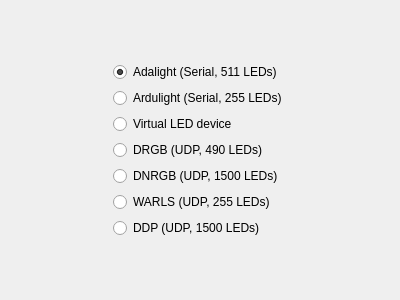
<?xml version="1.0" encoding="UTF-8"?>
<ui version="4.0">
 <class>SelectDevicePage</class>
 <widget class="QWizardPage" name="SelectDevicePage">
  <property name="geometry">
   <rect>
    <x>0</x>
    <y>0</y>
    <width>400</width>
    <height>300</height>
   </rect>
  </property>
  <property name="windowTitle">
   <string>WizardPage</string>
  </property>
  <property name="title">
   <string>Select connected device</string>
  </property>
  <layout class="QGridLayout" name="gridLayout">
   <item row="1" column="2">
    <spacer name="horizontalSpacer_2">
     <property name="orientation">
      <enum>Qt::Horizontal</enum>
     </property>
     <property name="sizeHint" stdset="0">
      <size>
       <width>40</width>
       <height>20</height>
      </size>
     </property>
    </spacer>
   </item>
   <item row="2" column="1">
    <widget class="QRadioButton" name="rbArdulight">
     <property name="text">
      <string>Ardulight (Serial, 255 LEDs)</string>
     </property>
    </widget>
   </item>
   <item row="1" column="1">
    <widget class="QRadioButton" name="rbAdalight">
     <property name="text">
      <string>Adalight (Serial, 511 LEDs)</string>
     </property>
     <property name="checked">
      <bool>true</bool>
     </property>
    </widget>
   </item>
   <item row="1" column="0">
    <spacer name="horizontalSpacer">
     <property name="orientation">
      <enum>Qt::Horizontal</enum>
     </property>
     <property name="sizeHint" stdset="0">
      <size>
       <width>40</width>
       <height>20</height>
      </size>
     </property>
    </spacer>
   </item>
   <item row="8" column="1">
    <spacer name="verticalSpacer_2">
     <property name="orientation">
      <enum>Qt::Vertical</enum>
     </property>
     <property name="sizeHint" stdset="0">
      <size>
       <width>20</width>
       <height>40</height>
      </size>
     </property>
    </spacer>
   </item>
   <item row="7" column="1">
    <widget class="QRadioButton" name="rbDdp">
     <property name="text">
      <string>DDP (UDP, 1500 LEDs)</string>
     </property>
    </widget>
   </item>
   <item row="4" column="1">
    <widget class="QRadioButton" name="rbDrgb">
     <property name="text">
      <string>DRGB (UDP, 490 LEDs)</string>
     </property>
    </widget>
   </item>
   <item row="3" column="1">
    <widget class="QRadioButton" name="rbVirtual">
     <property name="text">
      <string>Virtual LED device</string>
     </property>
    </widget>
   </item>
   <item row="0" column="1">
    <spacer name="verticalSpacer">
     <property name="orientation">
      <enum>Qt::Vertical</enum>
     </property>
     <property name="sizeHint" stdset="0">
      <size>
       <width>20</width>
       <height>40</height>
      </size>
     </property>
    </spacer>
   </item>
   <item row="5" column="1">
    <widget class="QRadioButton" name="rbDnrgb">
     <property name="text">
      <string>DNRGB (UDP, 1500 LEDs)</string>
     </property>
    </widget>
   </item>
   <item row="6" column="1">
    <widget class="QRadioButton" name="rbWarls">
     <property name="text">
      <string>WARLS (UDP, 255 LEDs)</string>
     </property>
    </widget>
   </item>
  </layout>
 </widget>
 <resources/>
 <connections/>
</ui>
